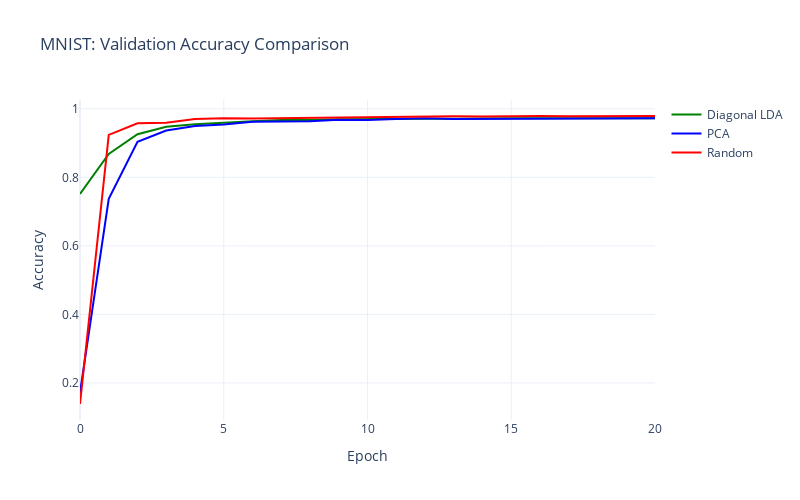

The notebook cell this image was saved under:
### Code cell
print("Training randomly initialized model for comparison...")
model_random = Model.from_config(
    d_input=784, d_hidden=256, d_output=10, n_layer=1, epochs=20
).to(device)

# Compute initial validation accuracy for random model (before training)
model_random_init = copy.deepcopy(model_random)
model_random.eval()

with torch.no_grad():
    val_logits_random = model_random(test_ds.x)
    val_preds_random = val_logits_random.argmax(dim=-1)
    initial_val_acc_random = (val_preds_random == test_ds.y).float().mean().item()
    initial_val_loss_random = model_random.criterion(
        val_logits_random, test_ds.y
    ).item()

print(f"Random model initial validation accuracy: {initial_val_acc_random * 100:.2f}%")

metrics_random = model_random.fit(train_ds, test_ds)
print(
    f"Random initialization final validation accuracy: {metrics_random['val/acc'].iloc[-1]:.3f}"
)

# Prepend initial metrics to random model dataframe

initial_metrics_random = pd.DataFrame(
    [
        {
            "train/loss": float("nan"),
            "train/acc": float("nan"),
            "val/loss": initial_val_loss_random,
            "val/acc": initial_val_acc_random,
        }
    ]
)
metrics_random = pd.concat([initial_metrics_random, metrics_random], ignore_index=True)

# Plot comparison

fig = go.Figure()
fig.add_trace(
    go.Scatter(
        x=metrics_diag.index,
        y=metrics_diag["val/acc"],
        name="Diagonal LDA",
        line=dict(color="green", width=2),
        marker=dict(size=4),
    )
)
fig.add_trace(
    go.Scatter(
        x=metrics_pca.index,
        y=metrics_pca["val/acc"],
        name="PCA",
        line=dict(color="blue", width=2),
        marker=dict(size=4),
    )
)
fig.add_trace(
    go.Scatter(
        x=metrics_random.index,
        y=metrics_random["val/acc"],
        name="Random",
        line=dict(color="red", width=2),
        marker=dict(size=4),
    )
)
fig.update_layout(
    title="MNIST: Validation Accuracy Comparison",
    xaxis_title="Epoch",
    yaxis_title="Accuracy",
    template="plotly_white",
    width=800,
    height=500,
)
fig.show()

### Figure 1 — Plotly figure (JSON) as saved in the notebook; plotly's stock layout.template omitted (floating-point values rounded to 4 significant figures)
{"data": [{"line": {"color": "green", "width": 2}, "marker": {"size": 4}, "name": "Diagonal LDA", "type": "scatter", "x": [0, 1, 2, 3, 4, 5, 6, 7, 8, 9, 10, 11, 12, 13, 14, 15, 16, 17, 18, 19, 20], "y": [0.7516, 0.8684, 0.9258, 0.9474, 0.9546, 0.9598, 0.964, 0.9672, 0.9671, 0.9692, 0.9705, 0.9708, 0.9712, 0.9712, 0.9726, 0.9725, 0.9726, 0.9729, 0.9725, 0.9726, 0.9726]}, {"line": {"color": "blue", "width": 2}, "marker": {"size": 4}, "name": "PCA", "type": "scatter", "x": [0, 1, 2, 3, 4, 5, 6, 7, 8, 9, 10, 11, 12, 13, 14, 15, 16, 17, 18, 19, 20], "y": [0.1715, 0.7375, 0.9035, 0.9365, 0.95, 0.954, 0.962, 0.9625, 0.964, 0.968, 0.9675, 0.9705, 0.9725, 0.97, 0.9705, 0.971, 0.972, 0.973, 0.9725, 0.9725, 0.9725]}, {"line": {"color": "red", "width": 2}, "marker": {"size": 4}, "name": "Random", "type": "scatter", "x": [0, 1, 2, 3, 4, 5, 6, 7, 8, 9, 10, 11, 12, 13, 14, 15, 16, 17, 18, 19, 20], "y": [0.1385, 0.924, 0.9575, 0.9595, 0.97, 0.9725, 0.972, 0.973, 0.973, 0.975, 0.977, 0.978, 0.9785, 0.978, 0.9775, 0.979, 0.979, 0.9785, 0.979, 0.9785, 0.979]}], "layout": {"height": 500, "title": {"text": "MNIST: Validation Accuracy Comparison"}, "width": 800, "xaxis": {"title": {"text": "Epoch"}}, "yaxis": {"title": {"text": "Accuracy"}}}}
